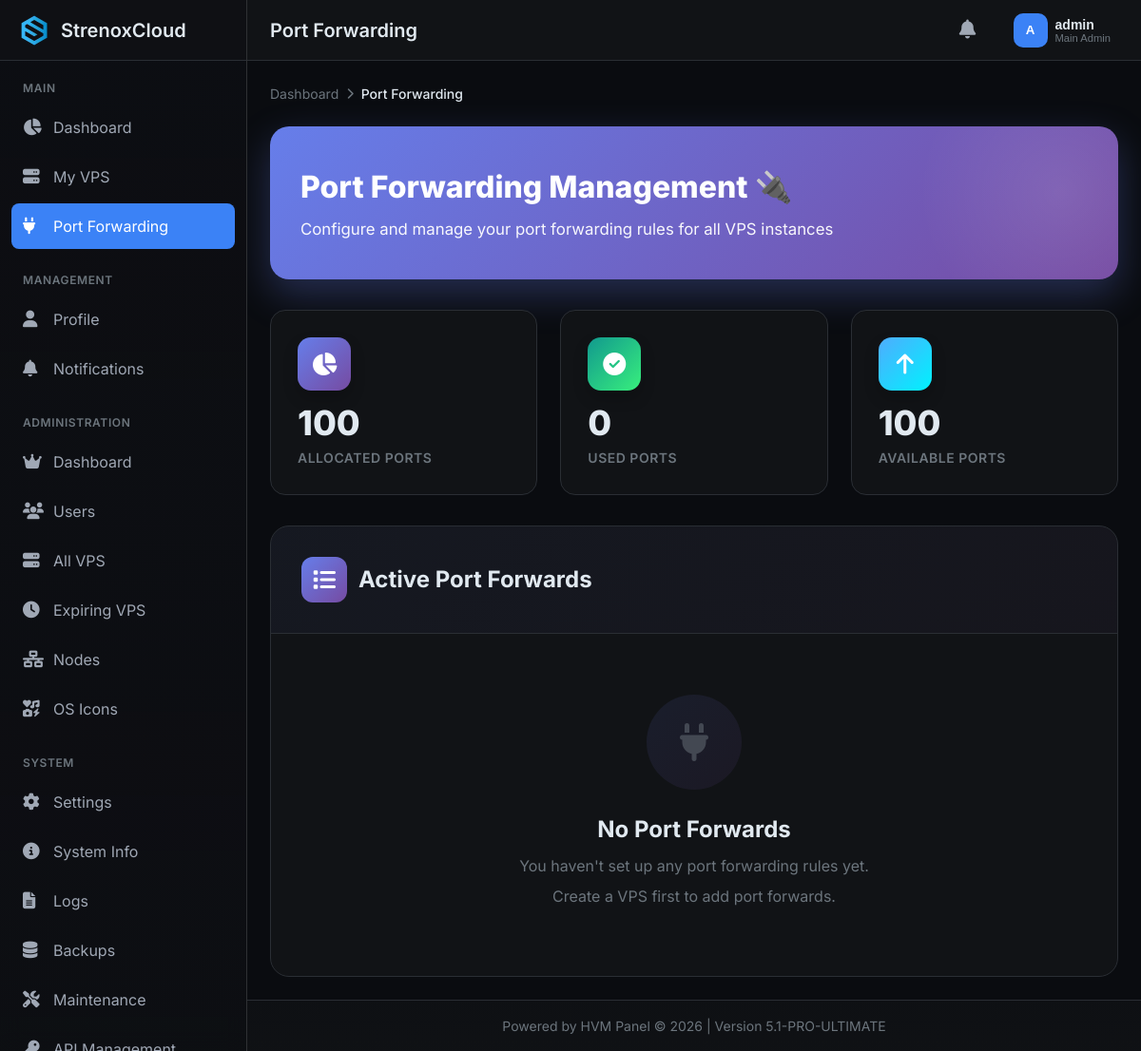
The app's page /ports (signed in) with its own data.
### tables this page shows
CREATE TABLE settings (
            key TEXT PRIMARY KEY,
            value TEXT NOT NULL,
            description TEXT,
            updated_at TEXT NOT NULL
        );

CREATE TABLE users (
            id INTEGER PRIMARY KEY AUTOINCREMENT,
            username TEXT UNIQUE NOT NULL,
            email TEXT UNIQUE NOT NULL,
            password_hash TEXT NOT NULL,
            is_admin INTEGER DEFAULT 0,
            is_main_admin INTEGER DEFAULT 0,
            created_at TEXT NOT NULL,
            last_login TEXT,
            last_active TEXT,
            api_key TEXT UNIQUE,
            profile_picture TEXT,
            preferences TEXT DEFAULT '{}',
            two_factor_secret TEXT,
            two_factor_enabled INTEGER DEFAULT 0,
            theme TEXT DEFAULT 'default',
            language TEXT DEFAULT 'en'
        , discord_id TEXT, discord_username TEXT, discord_avatar TEXT, discord_email TEXT);

### hvm.py (the view)
@app.route('/ports')
@login_required
def ports_list():
    allocated = get_user_allocation(current_user.id)
    used = get_user_used_ports(current_user.id)
    forwards = get_user_forwards(current_user.id)
    vps_list = get_vps_for_user(current_user.id)
    for forward in forwards:
        vps = get_vps_by_container(forward['vps_container'])
        if vps:
            forward['display_ip'] = get_vps_display_ip(vps) or YOUR_SERVER_IP
        else:
            forward['display_ip'] = YOUR_SERVER_IP
    return render_template('ports.html',
                          panel_name=get_setting('site_name', 'HVM PANEL'),
                          allocated=allocated,
                          used=used,
                          available=allocated - used,
                          forwards=forwards,
                          vps_list=vps_list,
                          YOUR_SERVER_IP=YOUR_SERVER_IP,
                          socketio_available=SOCKETIO_AVAILABLE)

### templates/ports.html (shortened to what this page needs)
{% extends "base.html" %}
{% block header_title %}Port Forwarding{% endblock %}
{% block breadcrumbs %}
<div class="breadcrumb">
    <a href="{{ url_for('dashboard') }}" class="breadcrumb-item">Dashboard</a>
    <span class="breadcrumb-separator"><i class="fas fa-chevron-right"></i></span>
    <span class="breadcrumb-item active">Port Forwarding</span>
</div>
{% endblock %}
{% block content %}
<div class="ports-container">
    <div class="ports-hero">
        <div class="ports-hero-content">
            <h1>Port Forwarding Management 🔌</h1>
            <p>Configure and manage your port forwarding rules for all VPS instances</p>
        </div>
    </div>
    <div class="stats-grid-ports">
        <div class="stat-card-premium" style="--gradient: var(--gradient-primary);">
            <div class="stat-icon-premium">
                <i class="fas fa-chart-pie"></i>
            </div>
            <div class="stat-value-premium">{{ allocated }}</div>
            <div class="stat-label-premium">Allocated Ports</div>
        </div>
        <div class="stat-card-premium" style="--gradient: var(--gradient-success);">
            <div class="stat-icon-premium">
                <i class="fas fa-check-circle"></i>
            </div>
            <div class="stat-value-premium">{{ used }}</div>
            <div class="stat-label-premium">Used Ports</div>
        </div>
        <div class="stat-card-premium" style="--gradient: {% if available > 0 %}var(--gradient-info){% else %}var(--gradient-warning){% endif %};">
            <div class="stat-icon-premium">
                <i class="fas fa-{% if available > 0 %}arrow-up{% else %}exclamation-circle{% endif %}"></i>
            </div>
            <div class="stat-value-premium">{{ available }}</div>
            <div class="stat-label-premium">Available Ports</div>
        </div>
    </div>
    <div class="ports-table-card">
        <div class="table-header-premium">
            <div class="table-title-premium">
                <i class="fas fa-list"></i>
                <span>Active Port Forwards</span>
            </div>
        </div>
        {% if forwards %}
        <table class="premium-table">
            <thead>
                <tr>
                    <th>VPS</th>
                    <th>VPS Port</th>
                    <th>Public Address</th>
                    <th>Protocol</th>
                    <th>Description</th>
                    <th>Hits</th>
                    <th>Last Used</th>
                    <th>Actions</th>
                </tr>
            </thead>
            <tbody>
                {% for forward in forwards %}
                <tr>
                    <td data-label="VPS">
                        <div class="vps-badge">
                            <div class="vps-icon">
                                <i class="fas fa-server"></i>
                            </div>
                            <span>{{ forward.vps_container }}</span>
                        </div>
                    </td>
                    <td data-label="VPS Port">
                        <span class="port-badge">{{ forward.vps_port }}</span>
                    </td>
                    <td data-label="Public Address">
                        <div class="address-box">
                            <span>{{ forward.display_ip }}:{{ forward.host_port }}</span>
                            <button class="copy-btn" onclick="copyToClipboard('{{ forward.display_ip }}:{{ forward.host_port }}')" title="Copy to clipboard">
                                <i class="fas fa-copy"></i>
                            </button>
                        </div>
                    </td>
                    <td data-label="Protocol">
                        <div class="protocol-badges">
                            {% if 'tcp' in forward.protocol and 'udp' in forward.protocol %}
                                <span class="protocol-badge tcp">TCP</span>
                                <span class="protocol-badge udp">UDP</span>
                            {% elif 'tcp' in forward.protocol %}
                                <span class="protocol-badge tcp">TCP</span>
                            {% else %}
                                <span class="protocol-badge udp">UDP</span>
                            {% endif %}
                        </div>
                    </td>
                    <td data-label="Description">
                        <span style="color: var(--text-muted);">{{ forward.description or '-' }}</span>
                    </td>
                    <td data-label="Hits">
                        <span style="font-weight: 600;">{{ forward.hits }}</span>
                    </td>
                    <td data-label="Last Used">
                        <span style="font-size: 0.875rem; color: var(--text-muted);">
                            {{ forward.last_used|relative_time if forward.last_used != forward.created_at else 'Never' }}
                        </span>
                    </td>
                    <td data-label="Actions">
                        <button class="delete-btn-premium" onclick="removePort({{ forward.id }})" title="Remove port forward">
                            <i class="fas fa-trash"></i>
                        </button>
                    </td>
                </tr>
                {% endfor %}
            </tbody>
        </table>
        {% else %}
        <div class="empty-state-premium">
            <div class="empty-icon-premium">
                <i class="fas fa-plug"></i>
            </div>
            <h3>No Port Forwards</h3>
            <p>You haven't set up any port forwarding rules yet.</p>
            {% if available > 0 and vps_list %}
            <p style="color: var(--text-muted);">Use the form above to add your first port forward.</p>
            {% elif available == 0 %}
            <p style="color: var(--text-muted);">You have used all your allocated ports.</p>
            {% else %}
            <p style="color: var(--text-muted);">Create a VPS first to add port forwards.</p>
            {% endif %}
        </div>
        {% endif %}
    </div>
</div>
{% endblock %}

### templates/base.html (shortened to what this page needs)
<!DOCTYPE html>
<html lang="en" data-theme="dark">
<head>
    <link rel="stylesheet" href="https://cdnjs.cloudflare.com/ajax/libs/font-awesome/6.4.0/css/all.min.css">
</head>
<body>
    <div class="app-wrapper">
        <aside class="sidebar" id="sidebar">
            <div class="sidebar-header">
                <a href="{{ url_for('dashboard') if current_user.is_authenticated else url_for('index') }}" class="logo">
                    <img src="{{ get_setting('header_icon', '/static/img/logo.png') }}" alt="{{ panel_name }}">
                    <span>{{ panel_name }}</span>
                </a>
            </div>
            {% if current_user.is_authenticated %}
            <nav class="sidebar-nav">
                <div class="nav-section">
                    <div class="nav-section-title">Main</div>
                    <a href="{{ url_for('dashboard') }}" class="nav-item {% if request.endpoint == 'dashboard' %}active{% endif %}">
                        <i class="fas fa-chart-pie"></i>
                        <span>Dashboard</span>
                    </a>
                    <a href="{{ url_for('vps_list') }}" class="nav-item {% if request.endpoint in ['vps_list', 'vps_detail', 'vps_console'] %}active{% endif %}">
                        <i class="fas fa-server"></i>
                        <span>My VPS</span>
                    </a>
                    <a href="{{ url_for('ports_list') }}" class="nav-item {% if request.endpoint == 'ports_list' %}active{% endif %}">
                        <i class="fas fa-plug"></i>
                        <span>Port Forwarding</span>
                    </a>
                </div>
                <div class="nav-section">
                    <div class="nav-section-title">Management</div>
                    <a href="{{ url_for('profile') }}" class="nav-item {% if request.endpoint == 'profile' %}active{% endif %}">
                        <i class="fas fa-user"></i>
                        <span>Profile</span>
                    </a>
                    <a href="{{ url_for('notifications') }}" class="nav-item {% if request.endpoint == 'notifications' %}active{% endif %}">
                        <i class="fas fa-bell"></i>
                        <span>Notifications</span>
                    </a>
                </div>
                {% if current_user.is_admin %}
                <div class="nav-section">
                    <div class="nav-section-title">Administration</div>
                    <a href="{{ url_for('admin_dashboard') }}" class="nav-item {% if request.endpoint == 'admin_dashboard' %}active{% endif %}">
                        <i class="fas fa-crown"></i>
                        <span>Dashboard</span>
                    </a>
                    <a href="{{ url_for('admin_users') }}" class="nav-item {% if request.endpoint and 'user' in request.endpoint %}active{% endif %}">
                        <i class="fas fa-users"></i>
                        <span>Users</span>
                    </a>
                    <a href="{{ url_for('admin_vps') }}" class="nav-item {% if request.endpoint == 'admin_vps' %}active{% endif %}">
                        <i class="fas fa-server"></i>
                        <span>All VPS</span>
                    </a>
                    <a href="{{ url_for('admin_vps_expiring') }}?days=30" class="nav-item {% if request.endpoint == 'admin_vps_expiring' %}active{% endif %}">
                        <i class="fas fa-clock"></i>
                        <span>Expiring VPS</span>
                    </a>
                    <a href="{{ url_for('admin_nodes') }}" class="nav-item {% if request.endpoint and 'node' in request.endpoint %}active{% endif %}">
                        <i class="fas fa-network-wired"></i>
                        <span>Nodes</span>
                    </a>
                    <a href="{{ url_for('os_icons') }}" class="nav-item {% if request.endpoint == 'os_icons' %}active{% endif %}">
                        <i class="fas fa-icons"></i>
                        <span>OS Icons</span>
                    </a>
                </div>
                <div class="nav-section">
                    <div class="nav-section-title">System</div>
                    <a href="{{ url_for('admin_settings') }}" class="nav-item {% if request.endpoint == 'admin_settings' %}active{% endif %}">
                        <i class="fas fa-cog"></i>
                        <span>Settings</span>
                    </a>
                    <a href="{{ url_for('admin_system_info') }}" class="nav-item {% if request.endpoint == 'admin_system_info' %}active{% endif %}">
                        <i class="fas fa-info-circle"></i>
                        <span>System Info</span>
                    </a>
                    <a href="{{ url_for('admin_logs') }}" class="nav-item {% if request.endpoint == 'admin_logs' %}active{% endif %}">
                        <i class="fas fa-file-alt"></i>
                        <span>Logs</span>
                    </a>
                    <a href="{{ url_for('admin_backup_list') }}" class="nav-item {% if request.endpoint and 'backup' in request.endpoint %}active{% endif %}">
                        <i class="fas fa-database"></i>
                        <span>Backups</span>
                    </a>
                    <a href="{{ url_for('admin_maintenance') }}" class="nav-item {% if request.endpoint == 'admin_maintenance' %}active{% endif %}">
                        <i class="fas fa-tools"></i>
                        <span>Maintenance</span>
                    </a>
                    <a href="{{ url_for('admin_api') }}" class="nav-item {% if request.endpoint == 'admin_api' %}active{% endif %}">
                        <i class="fas fa-key"></i>
                        <span>API Management</span>
                    </a>
                </div>
                {% endif %}
            </nav>
            {% endif %}
        </aside>
        <main class="main-content" id="mainContent">
            <header class="header">
                <div class="header-left">
                    <h1 class="header-title">{% block header_title %}{{ panel_name }}{% endblock %}</h1>
                </div>
                <div class="header-right">
                    {% if current_user.is_authenticated %}
                    <div class="notifications-dropdown">
                        <button class="notifications-btn" id="notificationsBtn">
                            <i class="fas fa-bell"></i>
                        </button>
                    </div>
                    <div class="user-menu">
                        <button class="user-btn" id="userMenuBtn">
                            <div class="user-avatar">
                                {% if current_user.profile_picture %}
                                <img src="{{ current_user.profile_picture }}" alt="{{ current_user.username }}">
                                {% else %}
                                <span>{{ current_user.username[:1].upper() }}</span>
                                {% endif %}
                            </div>
                            <div class="user-info">
                                <div class="user-name">{{ current_user.username }}</div>
                                <div class="user-role">
                                    {% if current_user.is_main_admin %}
                                    Main Admin
                                    {% elif current_user.is_admin %}
                                    Admin
                                    {% else %}
                                    User
                                    {% endif %}
                                </div>
                            </div>
                        </button>
                    </div>
                    {% endif %}
                </div>
            </header>
            <div class="content">
                {% block breadcrumbs %}{% endblock %}
                {% block content %}{% endblock %}
            </div>
            <footer class="footer">
                {{ get_setting('footer_text', 'Powered by HVM Panel') }} &copy; {{ now().year }} | Version {{ PANEL_VERSION }}
            </footer>
        </main>
    </div>
</body>
</html>

### records on screen
settings: value (picture)
settings: value "StrenoxCloud"
users: username "A", username "admin"
settings: value "Powered by HVM Panel"

### other values on screen
{{ allocated }} "100"
{{ used }} "0"
{{ available }} "100"
{{ PANEL_VERSION }} "5.1-PRO-ULTIMATE"
